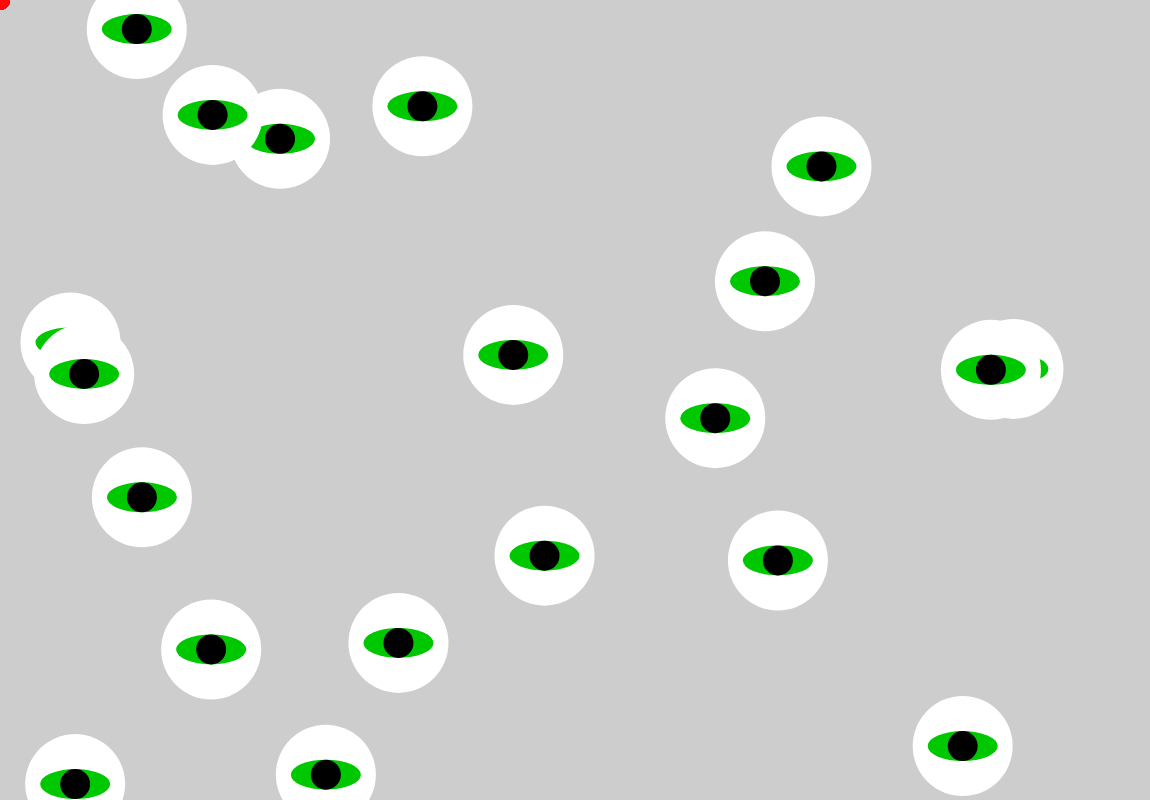
Frame 1 (no input)
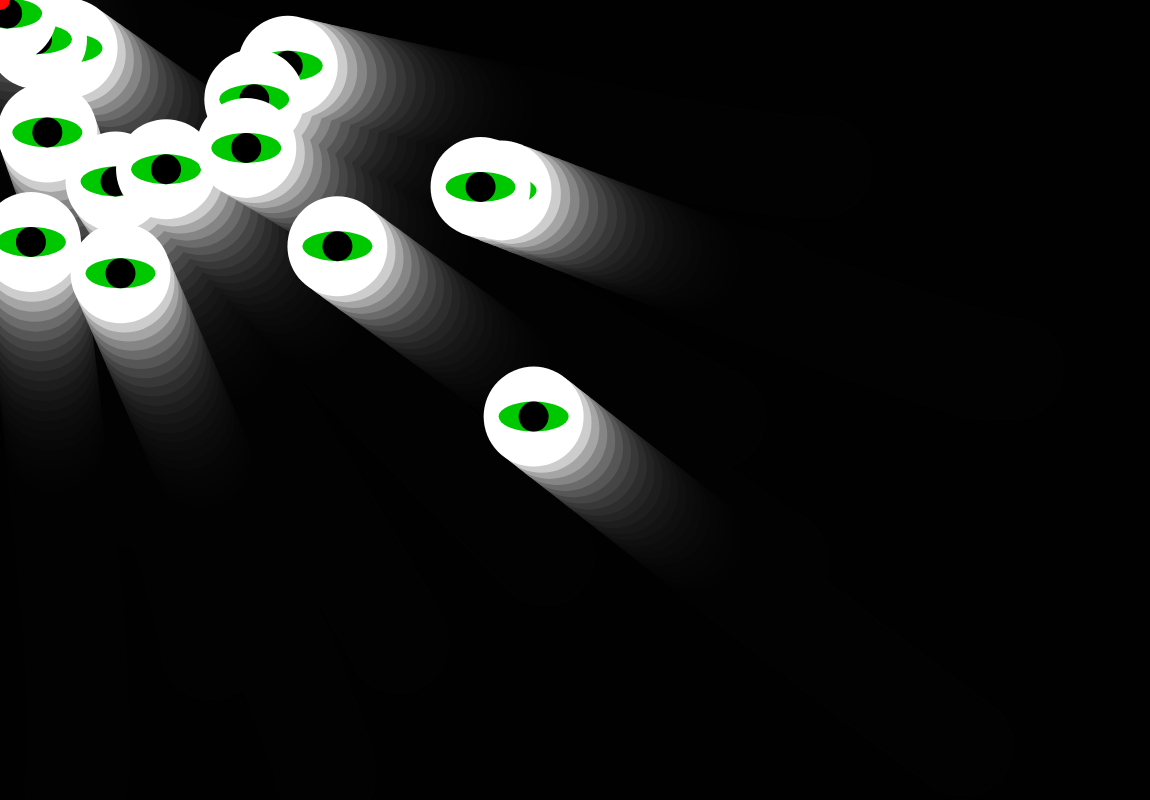
Frame 60 (no input)
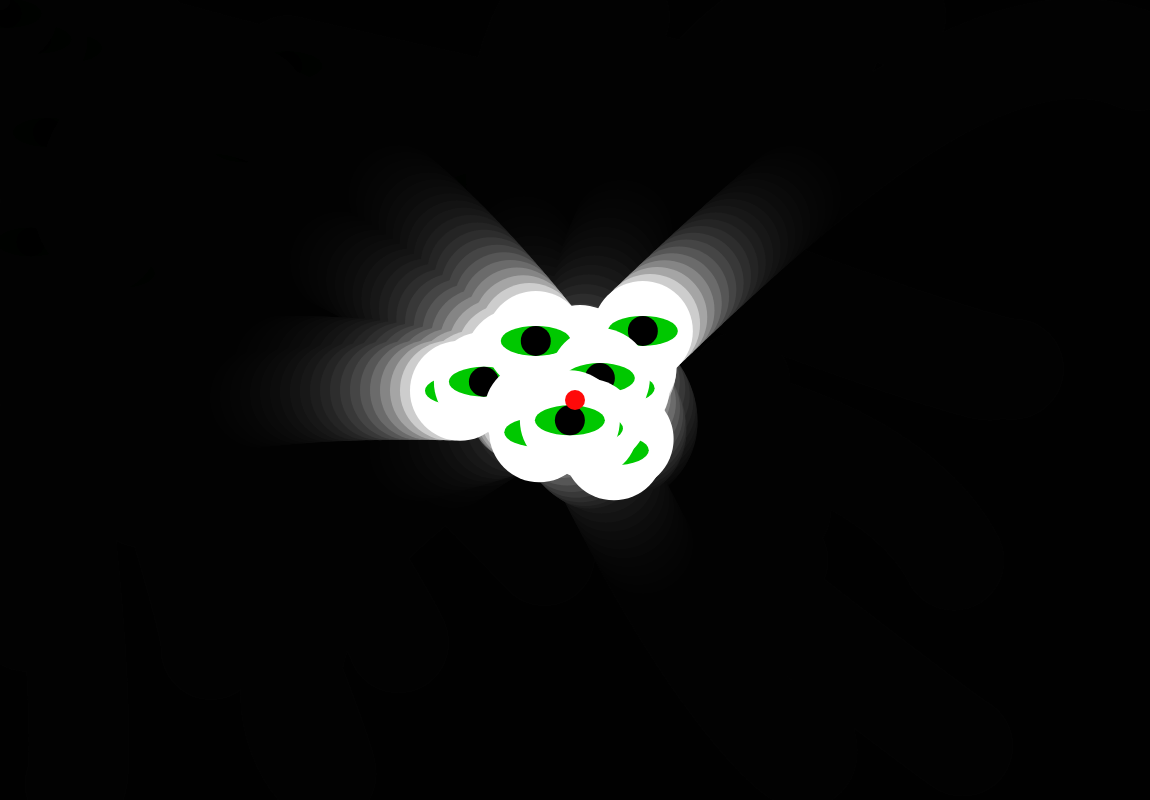
Frame 120 (the mouse pressed at the canvas centre since frame 60)

The p5.js sketch that drew these frames (run headless with seeded random() and noise() and a simulated clock; from frame 60 on, the mouse is pressed at the canvas centre):

// p5.js sketch
// ── sketch.js
let movers = []
let size = 20;
let randomd;

function setup() {
createCanvas(windowWidth -50, windowHeight-200);
 for(let i =0; i <size; i++){
   let mover = new Mover(random(width),random(height),100);
   movers.push(mover);
   
 }
  
}

function draw() {
  background(0,0,0,50);
  for(let i = 0; i<size; i++){
    movers[i].update();
    movers[i].show();
  }
}


function mousePressed(){
  for(let i = 0; i < size; i++){
    movers[i].clicked();
  }
  
  
}


function windowResized(){
  resizeCanvas(windowWidth - 50, windowHeight - 200);
}
// ── move.js
class Mover{
  
    constructor(x, y, size){
      this.pos = createVector(x, y);
      this.vel = createVector(1.0, 1.0);
      this.size = size;
      this.acc = createVector(0.1,0.1);
      this.age = random(1);
      
    }
    
    
    
    show(){
      noStroke();
      fill(255);
      circle(this.pos.x, this.pos.y,this.size);
      fill(0,200,0);
      ellipse(this.pos.x, this.pos.y, 70,30);
      fill(0);
      ellipse(this.pos.x, this.pos.y, 30,30);
      fill(255,9,9);
      circle(mouseX, mouseY,20);
    }
    
    
    update(){
  // // randomize velocity
  //     this.vel = p5.Vector.random2D();
  //     this.vel.mult(random(10));
  //     this.pos.add(this.vel);
      
      
    
  // // check for collision
  //     if(this.pos.x > width || this.pos.x < 0){
  //     this.vel.x = this.vel.x * -1;
  //     }
  
  //     if(this.pos.y > height || this.pos.y < 0){
  //     this.vel.y = this.vel.y * -1.0;
  //     }
      let mouse = createVector(mouseX, mouseY);
      this.acc = p5.Vector.sub(mouse, this.pos);
      this.acc.setMag(1);
      // mouse.sub(this.pos);
      this.vel.add(this.acc);
      
      this.vel.limit(10); // limit speed;
      // console.log(this.vel.mag());
      this.pos.add(this.vel);
    }  
    
    
    clicked(){
      let mouse = createVector(mouseX, mouseY);
      this.pos.x = random(0, width);
      this.pos.y = random(0, height);
      
      
    }
    
    
    
  }
